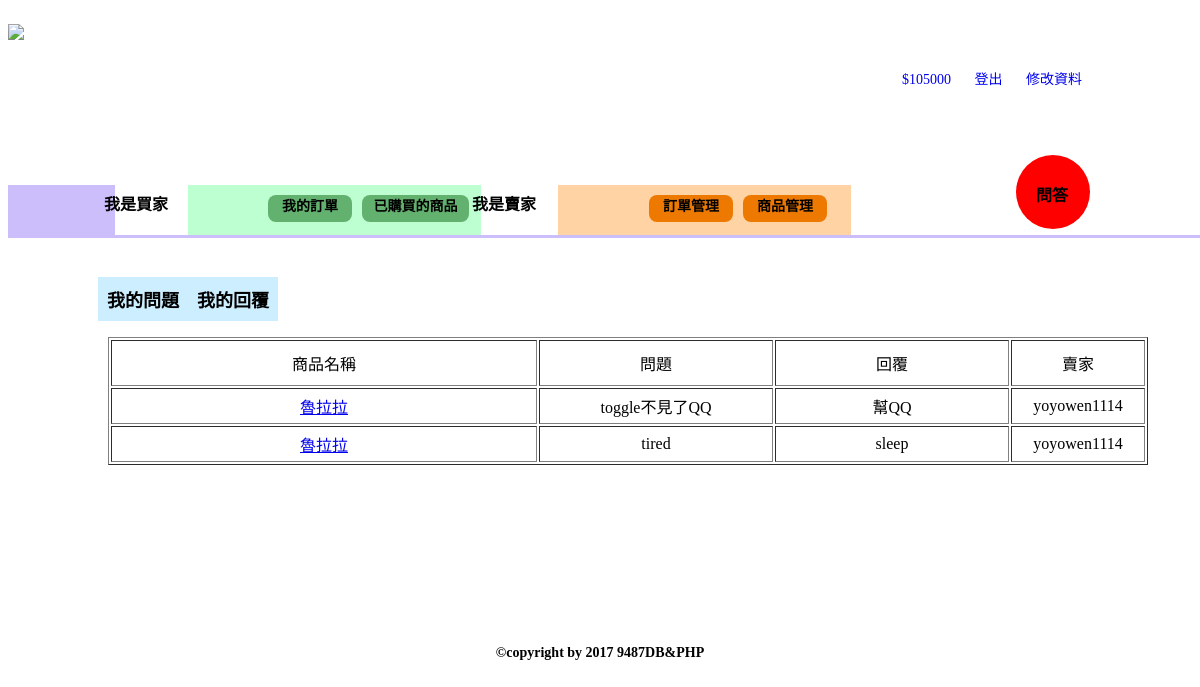
The app's page /ask.php (signed in) with its own data.
### tables this page shows
CREATE TABLE `user` (
  `U_ID` varchar(12) NOT NULL DEFAULT '',
  `U_PW` varchar(20) DEFAULT NULL,
  `U_NAME` varchar(12) DEFAULT NULL,
  `U_BIRTH` date NOT NULL,
  `U_JOB` varchar(20) DEFAULT NULL,
  `U_GENDER` varchar(8) NOT NULL,
  `U_PHONE` varchar(15) DEFAULT NULL,
  `U_EMAIL` varchar(30) DEFAULT NULL,
  `U_MONEY` int(11) DEFAULT '0',
  `Post_Time` timestamp NOT NULL DEFAULT CURRENT_TIMESTAMP,
  `U_Right` tinyint(1) DEFAULT NULL
);

CREATE TABLE `question` (
  `Q_Code` varchar(15) NOT NULL DEFAULT '',
  `P_Code` varchar(15) DEFAULT NULL,
  `Asker_ID` varchar(12) DEFAULT NULL,
  `Content` varchar(50) DEFAULT NULL,
  `Reply_Content` varchar(50) DEFAULT NULL,
  `Post_Time` timestamp NOT NULL DEFAULT CURRENT_TIMESTAMP
);

CREATE TABLE `product` (
  `P_Code` varchar(15) NOT NULL DEFAULT '',
  `P_NAME` varchar(50) DEFAULT NULL,
  `P_Price` int(11) DEFAULT NULL,
  `P_Inv` int(11) DEFAULT NULL,
  `P_SoldAmount` int(11) DEFAULT NULL,
  `P_ImgPath` varchar(100) DEFAULT NULL,
  `Seller_ID` char(12) DEFAULT NULL,
  `P_Game` varchar(15) NOT NULL,
  `P_Server` varchar(20) NOT NULL,
  `P_Classify` varchar(20) NOT NULL,
  `P_Present` varchar(500) DEFAULT NULL,
  `Post_Time` timestamp NOT NULL DEFAULT CURRENT_TIMESTAMP
);

### ask.php (the view, shortened to what this page needs)
<?php
	$UID = $_SESSION["ID"];
	$Link = mysqli_connect('localhost','phpholyshit','tingting123','9487');
	mysqli_query($Link, "SET NAMES UTF8");
?>
<!DOCTYPE html>
<html lang="en">
<head>
	<link rel="stylesheet" type="text/css" href="css/yoyo.css">
</head>
<body>
	<div class="user_wrap">
		<div class="user_header">
			<a href="index.php"><img src="pic/logo.png"></a>
			<div style="margin-right: 100px;" class="user_header_profile">
				<p>
				<?php $result = mysqli_query($Link,"SELECT U_MONEY FROM user WHERE U_ID = '$UID'");
					$row = mysqli_fetch_assoc($result);
					echo "<a style='padding:10px;' href='#' class='lid-member'>$".$row["U_MONEY"]."</a>"; ?>
				<?php echo "<a style='padding:10px;' href='index.php?&logout=yes' class='lid-member'>登出</a>"; ?>
				<a style='padding:10px;' href="edit-info.php">修改資料</a>
				</p>
			</div>
		</div>
		<div class="myorder_content1">
			<div class="sell"></div>
			<div class="text2">我是買家</div>
			<a href="myorder.php" class="htext2-1">我的訂單</a>
			<a href="order_history.php" class="text2-2">已購買的商品</a>
			<div class="text3">我是賣家</div>
			<a href="saler_trade_ing.php" class="text3-1">訂單管理</a>
			<a href="onsale.php" class="text3-2">商品管理</a>
			<a href="#" class="myorder_q_press"></a>
			<a href="ask.php"><div class="text4">問答</div></a>
			<div class="myorder_line"></div>
		</div>
		<div class="choose">
			<div class="menu">
				<ul>
					<li><a href="ask.php">我的問題</a></li>
					<li><a href="answer.php">我的回覆</a></li>
				</ul>
			</div>
		</div>
		<div class="myorder_content2">
			<table border="1" style="text-align: center; margin-top: 1em;margin-left: 100px;">
			<tr>
				<td style="padding: 10px 180px;">商品名稱</td>
				<td style="padding: 10px 100px;">問題</td>
				<td style="padding: 10px 100px;">回覆</td>
				<td style="padding: 10px 50px;">賣家</td>
			</tr>
			<?php
				$sql = "SELECT * FROM question, product WHERE Asker_ID = '$UID' AND question.P_Code = product.P_Code";
				$result = mysqli_query($Link, $sql);
				while ($row = mysqli_fetch_assoc($result)) {?>
					<tr>
						<td style="padding: 5px;"><?php $p_code = $row['P_Code'];
						 echo "<a href='product.php?&p_code=$p_code'>".$row['P_NAME']."</a>"; ?></td>
						 <td><?php echo $row['Content']; ?></td>
						 <td><?php echo $row['Reply_Content']; ?></td>
						 <td><?php echo $row['Seller_ID']; ?></td>
					</tr>
			<?php }
			?>
			</table>
		</div>
		<div style="margin-top: 180px;" class="footer">
			<p>©copyright by 2017 9487DB&PHP</p>
		</div>
	</div>
</body>
</html>

### css/yoyo.css (style rules this page uses)
.footer { font-size: 14px; font-weight: 600; text-align: center; margin-top: 180px; }
.user_wrap { max-width: 1280px; margin: 0 auto; }
.user_header { margin-top: 24px; }
.user_header img { width: auto; height: 101.3px; float: left; margin-bottom: 25.7px; }
.user_header_profile { float: right; margin-top: 30px; margin-bottom: 25.7px; }
.user_header_profile p { font-family: PingFangTC; font-size: 14px; color: #1024a5; text-decoration: none; float: left; }
.user_header_profile a { text-decoration: none; }
.sell { width: 107px; height: 50px; background-color: #ccbdfb; float: left; margin-top: 30px; position: absolute; }
.text2 { font-family: PingFangTC; font-size: 16px; font-weight: 600; text-align: left; color: #000000; float: right; position: relative; right: 960px; top: 36px; }
.text2-2 { width: 107px; height: 27px; border-radius: 8px; background-color: #63b16f; font-family: PingFangTC; font-size: 14px; font-weight: 600; text-align: center; color: #000000; position: relative; left: 270px; top: 40px; display: block; text-decoration: none; float: left; }
.text3 { font-family: PingFangTC; font-size: 16px; font-weight: 600; text-align: left; color: #000000; float: right; position: relative; right: 528px; top: 36px; }
.text3-1 { width: 84px; height: 27px; border-radius: 8px; background-color: #ee7901; font-family: PingFangTC; font-size: 14px; font-weight: 600; text-align: center; color: #000000; position: relative; left: 450px; top: 40px; display: block; text-decoration: none; float: left; }
.text3-2 { width: 84px; height: 27px; border-radius: 8px; background-color: #ee7901; font-family: PingFangTC; font-size: 14px; font-weight: 600; text-align: center; color: #000000; position: relative; left: 460px; top: 40px; display: block; text-decoration: none; float: left; }
.myorder_q_press { width: 74px; height: 74px; background-color: #ff0000; border-radius: 99em; position: relative; left: 90px; float: right; }
.text4 { font-family: PingFangTC; font-size: 16px; font-weight: 600; text-align: left; color: #000000; float: right; position: relative; left: 142px; top: 27px; }
.myorder_line { width: 1200px; height: 3px; border-top: solid 3px #ccbdfb; margin-top: 6px; float: left; margin-bottom: 20px; }
.htext2-1 { width: 84px; height: 27px; border-radius: 8px; background-color: #63b16f; font-family: PingFangTC; font-size: 14px; font-weight: 600; text-align: center; color: #000000; position: relative; left: 260px; top: 40px; display: block; text-decoration: none; float: left; }
.choose { margin-left: 50px; }
.choose a { text-decoration: none; color: #000000; }
.menu ul li { float: left; display: inline; }
.menu a { display: block; background: #CCEEFF; padding: 0.5em; text-decoration: none; text-align: center; font-size: 18px; font-weight: 600; }
.user_header a img { height: 105px; }
.footer { margin-top: 30px; }

### records on screen
user: U_MONEY "105000"
question: P_Code.P_NAME "魯拉拉", Content "toggle不見了QQ", Reply_Content "幫QQ", P_Code.Seller_ID "yoyowen1114"
question: P_Code.P_NAME "魯拉拉", Content "tired", Reply_Content "sleep", P_Code.Seller_ID "yoyowen1114"
